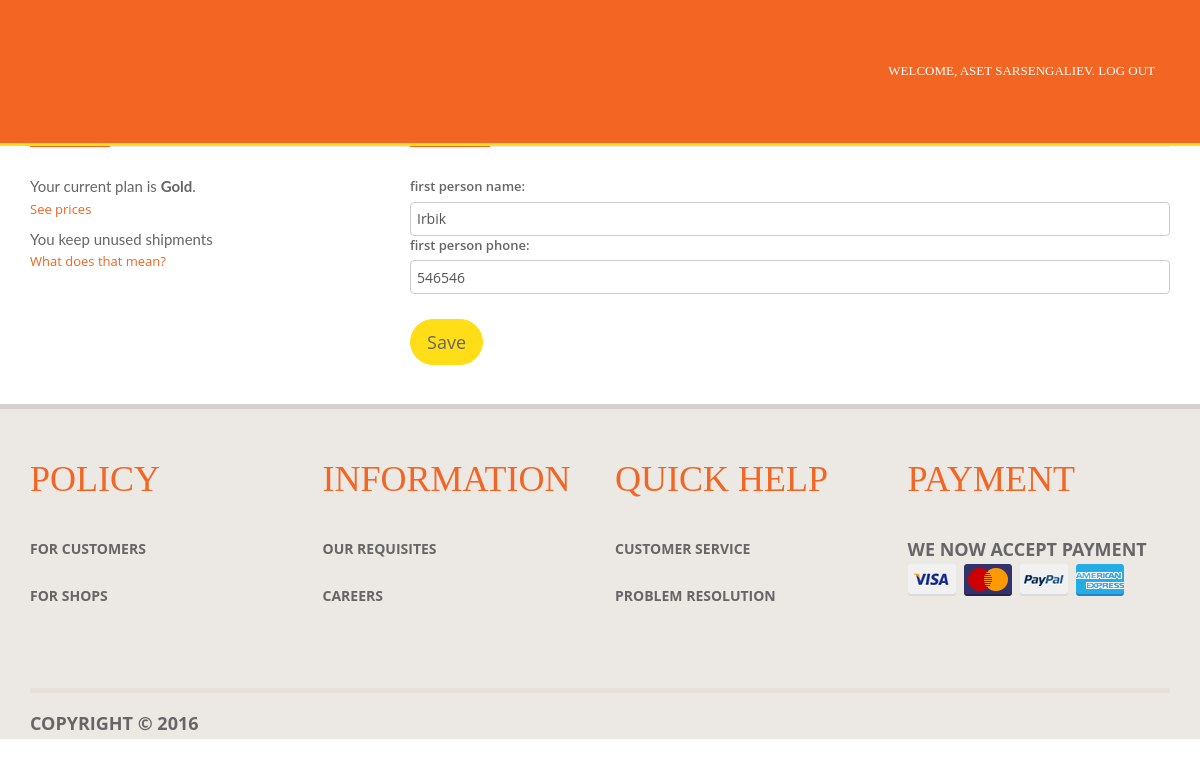
Screenshot of /add_addressee/ (signed in) with the database file from the repository.
### book/models.py (models this page shows, shortened)
class Subscription(models.Model):
    user = models.ForeignKey(User)
    level = models.ForeignKey(SubscriptionType)
    available_shipments = models.IntegerField(default=0)
    extra_shipments = models.IntegerField(default = 0)
    first_addressee_name = models.CharField(max_length=128, default="")
    second_addressee_name = models.CharField(max_length=128, default="")
    first_addressee_phone = models.CharField(max_length=64, default="")
    second_addressee_phone = models.CharField(max_length=64, default="")
    saver = models.BooleanField(default=False)
    renew_date = models.DateTimeField(default=datetime.now())

class SubscriptionType(models.Model):
	name = models.CharField(max_length=128)
	days = models.IntegerField(default = 0)
	monthly_fee = models.FloatField(default = 0)
	notification = models.BooleanField(default=False)
	amount_of_addresses = models.IntegerField(default = 0)
	amount_of_shipments = models.IntegerField(default = 0)
	number_of_persons_empowered = models.IntegerField(default = 0)
	store_shipment_fee = models.FloatField(default = 0)
	def __unicode__(self):
		return self.name

### book/views.py (the view)
# urls.py: url(r'^add_addressee/$', views.add_addressee),
def add_addressee(request):
	context_dict = {}
	subscription = Subscription.objects.get(user = request.user)
	context_dict['subscription'] = subscription
	if subscription.level.name == "Platinum":
		context_dict['platinum'] = True
		if request.method == 'POST':
			subscription.first_addressee_name = request.POST.get('firstname')
			subscription.first_addressee_phone = request.POST.get('firstphone')
			subscription.second_addressee_name = request.POST.get('secondname')
			subscription.second_addressee_phone = request.POST.get('secondphone')
			subscription.save()
	elif subscription.level.name == "Gold":
		context_dict['gold'] = True
		if request.method == 'POST':
			subscription.first_addressee_name = request.POST.get('firstname')
			subscription.first_addressee_phone = request.POST.get('firstphone')
			subscription.save()
	elif subscription.level.name == "Silver":
		context_dict['silver'] = True
	context_dict['all_shipments'] = subscription.available_shipments + subscription.extra_shipments
	date = subscription.renew_date + relativedelta(months=1)
	context_dict['renew_date'] = date.strftime('%d/%m/%Y')
	addresses = Address.objects.filter(subscription = subscription)
	context_dict['addresses'] = addresses
	return render(request, 'app/add_addressee.html', context_dict)

### templates/app/add_addressee.html (shortened to what this page needs)
{% extends 'app/account.html' %}
{% load staticfiles %}
{% block menu_block %}
<li><a href="/account/">My account</a></li>
<li><a href="/change_plan/">Change Plan</a></li>
<li><a href="/keep_shipments/">Keep shipments</a></li>
<li class="chosen_item"><a href="/add_addressee/">Add/Edit addressee</a></li>
<li><a href="/add_address/">Add address</a></li>
<li><a href="/edit_details/">Edit details</a></li>
{% endblock %}
{% block body_block %}
<div class="col-md-4">
  <div class ="row">
    <div class="portlet portlet-default">
      <div class="portlet-header">
        <h4 class="portlet-title">
        </h4>
      </div>
      <div class="portlet-body">
        <admin> Your current plan is <strong>{{ subscription.level }}</strong>. </admin>
        <p><a>See prices</a></p>
        {% if subscription.saver %}
        <admin> You keep unused shipments</admin>
        {% else %}
        <admin> You do not keep unused shipments</admin>
        {% endif %}
        <p><a>What does that mean?</a></p>
      </div>
    </div>
  </div>
</div>
<div class="col-md-8">
  <div class ="row">
    <div class="portlet portlet-default">
      <div class="portlet-header">
        <h4 class="portlet-title">
        </h4>
      </div>
      <div class="portlet-body">
        <form  action="/add_addressee/" method="post" id="myForm">
           {% if gold or platinum %}
          <div class="form-group"  id="goldname">
            <label>first person name:</label><input type="text" name="firstname"  class="form-username form-control" value="{{ subscription.first_addressee_name }}">
            <label>first person phone:</label><input type="text" name="firstphone" class="form-username form-control" value="{{ subscription.first_addressee_phone }}">
          </div>
          <button type="submit" class="btn btn-outline-inversed btn-lg" id="about-btn">Save</button>
          {% endif %}
        </form>
      </div>
    </div>
  </div>
</div>
<br><br><br><br><br><br>
{% endblock %}

### templates/app/account.html (shortened to what this page needs)
<!DOCTYPE html>
<html lang="en"><head><meta http-equiv="Content-Type" content="text/html; charset=UTF-8">
{% load staticfiles %}
<link rel="stylesheet" href="{% static 'app/css/bootstrap.css' %}">
<link rel="stylesheet" href="{% static 'app/css/main.css' %}">
<link rel="stylesheet" href="{% static 'app/css/styles.css' %}">
<link rel='stylesheet' href='{% static 'app/css/a.css' %}'>
  <link rel="stylesheet" href="{% static 'app/css/brands/animate.css' %}">
  <link rel="stylesheet" href="{% static 'app/css/brands/line-icons.css' %}.">
  <link rel="stylesheet" href="{% static 'app/css/brands/font-awesome.min.css' %}">
  <link rel="stylesheet" href="{% static 'app/css/brands/img-hover.css' %}">
<link rel='stylesheet' href='a.css'>
<link rel="stylesheet" href="{% static 'app/css/mvpready-admin.css' %}">
<meta name="robots" content="none"></head>
<body>
<div class="wrapper">
<header class="header">
<nav class="navbar navbar-top-bar navbar-static-top navbar-collapse collapse navbar-fixed-top">
<div class="container">
<ul class="navbar-nav nav navbar-right">
<li><a href="/logout/">Welcome, {{ user.first_name }} {{ user.last_name }}. LOG OUT</a></li>
</ul>
</div>
</nav>
 <div id="navbar-1">
    <nav id="navbar" class="navbar navbar-default navbar-static" role="navigation">
    <div class="container">
      <div class="row">
        <div class="col-xs-12">
            <ul class="nav navbar-nav">
              {% block menu_block %}{% endblock %}
            </ul>
        </div>
      </div>
    </div>
    </nav>
  </div>
</header>
<div class="content">
<div class="home page">
<br>
<div class="container">
{% block body_block %}{% endblock %}
</div>
<footer class="footer">
<div class="main-footer">
<div class="container">
<div class="row footer-widgets">
<div class="col-md-3 col-sm-6 col-xs-12">
<div class="module">
<div class="module-heading">
<h4 class="module-title">POLICY</h4>
</div>
<div class="module-body">
<ul class="list-unstyled list-link">
<li><a href="#">For customers</a></li>
<li><a href="#">For shops</a></li>
</ul>
</div>
</div>
 </div>
<div class="col-md-3 col-sm-6 col-xs-12">
<div class="module">
<div class="module-heading">
<h4 class="module-title">Information</h4>
</div>
<div class="module-body">
<ul class="list-unstyled list-link">
<li><a href="#">Our requisites</a></li>
<li><a href="#">Careers</a></li>
</ul>
</div>
</div>
 </div>
<div class="col-md-3 col-sm-6 col-xs-12">
<div class="module">
<div class="module-heading">
<h4 class="module-title">Quick Help</h4>
</div>
<div class="module-body">
<ul class="list-unstyled list-link">
<li><a href="#">Customer Service</a></li>
<li><a href="#">Problem Resolution</a></li>
</ul>
</div>
</div>
</div>
<div class="col-md-3 col-sm-6 col-xs-12">
<div class="module">
<div class="module-heading">
<h4 class="module-title">Payment</h4>
<p class="module-subtitle">We now accept payment</p>
</div>
<div class="module-body">
<ul class="nav nav-pills payment-list">
<li><img src="{% static 'app/img/visa.png' %}"></li>
<li><img src="{% static 'app/img/mastercard.png' %}"></li>
<li><img src="{% static 'app/img/paypal.png' %}"></li>
<li><img src="{% static 'app/img/americanexpress.png' %}"></li>
</ul>
</div>
</div>
 </div>
</div>
<div class="navbar-footer navbar-static-bottom clearfix">
<p class="navbar-text">Copyright © 2016</p>
</div>
</div>
</div>
</footer>
 </div>
</body></html>

### static/app/css/main.css (style rules this page uses)
html,body { width: 100%; height: 100%; margin: 0px; padding: 0px; overflow-x: hidden; }
.navbar-default .navbar-nav > li > a { color: #777; }
.navbar-nav > li > a { padding-top: 10px; padding-bottom: 10px; line-height: 20px; }
.nav > li > a { position: relative; display: block; padding: 10px 15px; }
* { -webkit-box-sizing: border-box; -moz-box-sizing: border-box; box-sizing: border-box; }
.btn-outline-inversed { color: #656565; background-color: #FFDE17; border-color: #FFDE17; border-radius: 35px; }
body { font-family: "Raleway", Lucida Sans Unicode, Verdana, Helvetica, sans-serif; line-height: 24px; color: #999999; font-size: 14px; }
.header { background-color: #ece8e4; }
.header .navbar-top-bar { background-color: #463f39; -moz-box-shadow: 0 3px #35302b; -webkit-box-shadow: 0 3px #35302b; box-shadow: 0 3px #35302b; min-height: 0; margin-bottom: 0; }
.header .navbar-top-bar .navbar-nav > li > a { text-transform: uppercase; font-weight: 500; padding-top: 11px; padding-bottom: 11px; }
.module .module-title { font-size: 36px; text-transform: uppercase; color: #21B68E; line-height: 30px; font-weight: 500; }
.module .module-subtitle { font-size: 18px; line-height: 30px; font-weight: bold; text-transform: uppercase; color: #666666; }
.footer .main-footer { background-color: #ece8e4; -moz-box-shadow: inset 0 5px rgba(0, 0, 0, 0.1); -webkit-box-shadow: inset 0 5px rgba(0, 0, 0, 0.1); box-shadow: inset 0 5px rgba(0, 0, 0, 0.1); }
.footer .main-footer .footer-widgets { padding-top: 60px; padding-bottom: 60px; }
.footer .main-footer .footer-widgets .list-link > li > a { color: #666666; line-height: 30px; font-size: 14px; text-transform: uppercase; }
.footer .main-footer .navbar-static-bottom { border-top: 5px solid #e6e0d9; margin-bottom: 0; }
a, a:hover, a:focus, a:active { color: #F26522; }
.module .module-title { color: #F26522; }
.footer .main-footer .footer-widgets .list-link > li > a { color: #666666; line-height: 30px; font-size: 14px; text-transform: uppercase; display: block; }
.header .navbar-top-bar { background-color: #f26522; -moz-box-shadow: 0 3px #ffde17; -webkit-box-shadow: 0 3px #ffde17; box-shadow: 0 3px #ffde17; min-height: 0; margin-bottom: 0; }
.header .navbar-top-bar .navbar-nav > li > a { background-color: #f26522; color: #FFF; text-transform: uppercase; font-weight: 500; padding-top: 11px; padding-bottom: 11px; font-family: 'RobotoBlack'; }
.header .navbar-default .navbar-nav > li > a { color: #463f39; text-transform: uppercase; font-size: 18px; font-weight: 500; padding: 10px 22px; font-family: 'RobotoBlack'; }
.header .navbar-default .navbar-nav { margin-top: 55px; }
.list-link li { margin-bottom: 17px; font-weight: bold; }
.footer-widgets .module-title { margin-bottom: 40px; }
.payment-list li { margin-right: 2px; }
.module .module-title { font-size: 36px; text-transform: uppercase; line-height: 30px; font-weight: 500; font-family: 'RobotoBlack'; }
.navbar-footer .navbar-text { font-size: 18px; text-transform: uppercase; font-weight: bold; color: #666; margin-left: 0px; }
@media (min-width: 980px) and (max-width: 1278px) { .navbar-top-bar.navbar-static-top { display: none; } }
@media (min-width: 980px) and (max-width: 1278px) { .header .navbar-default .navbar-nav { margin-top: 0px; } }
@media (min-width: 980px) and (max-width: 1278px) { .nav.navbar-nav.navbar-right { margin: 50px 0; } }

### static/app/css/styles.css (style rules this page uses)
html { -webkit-font-smoothing:antialiased; }
body { font: 12px/1.5em Arial, Helvetica, sans-serif, "Arial Narrow";color:#656565; }
img { border:0; }
ul, li { list-style:none;margin: 0px;padding: 0px; }
a { text-decoration:none; }
div { position:relative }
.chosen_item { background-color: #E7E7E7; }

### rows the page displays
Subscription: level "Gold", firstname "Irbik", firstphone "546546"

### other values shown
{{ user.first_name }} "ASET"
{{ user.last_name }} "SARSENGALIEV"
